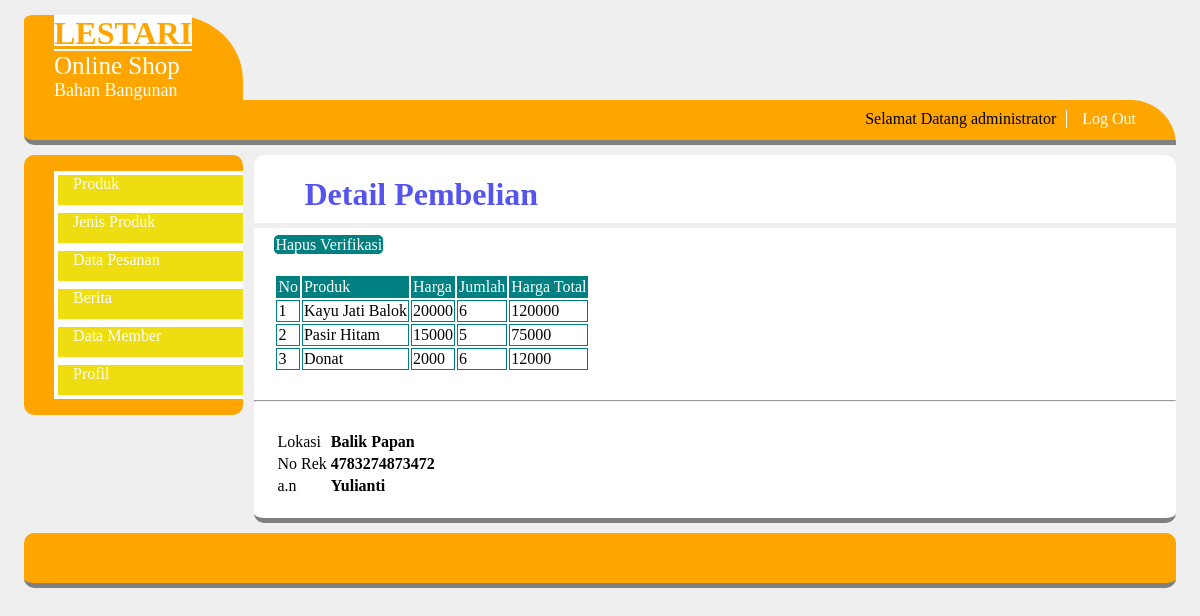
/master/karyawan/index.php?module=detail&id=33 (signed in), run on the app's committed database.
### tables this page shows
CREATE TABLE IF NOT EXISTS `tb_user` (
  `USERNAME` varchar(50) NOT NULL,
  `PASSWORD` varchar(100) DEFAULT NULL,
  `NAMA` varchar(30) DEFAULT NULL,
  `TMP_LAHIR` varchar(30) DEFAULT NULL,
  `TGL_LAHIR` date DEFAULT NULL,
  `JK` char(1) DEFAULT NULL,
  `ALAMAT` varchar(50) DEFAULT NULL,
  `KOTA` varchar(20) DEFAULT NULL,
  `LEVEL` varchar(20) DEFAULT NULL
);

CREATE TABLE IF NOT EXISTS `tb_detail` (
`ID_D` int(11) NOT NULL,
  `ID_T` int(11) DEFAULT NULL,
  `ID_P` int(11) DEFAULT NULL,
  `JUMLAH` int(11) DEFAULT NULL,
  `TOTAL_D` int(11) DEFAULT NULL
);

CREATE TABLE IF NOT EXISTS `tb_produk` (
`ID_P` int(11) NOT NULL,
  `ID_J` int(11) DEFAULT NULL,
  `NAMA_P` varchar(50) DEFAULT NULL,
  `KETERANGAN_P` text,
  `GAMBAR_P` varchar(50) DEFAULT NULL,
  `HARGA_P` int(11) DEFAULT NULL
);

CREATE TABLE IF NOT EXISTS `tb_transaksi` (
`ID_T` int(11) NOT NULL,
  `USERNAME` varchar(50) DEFAULT NULL,
  `TGL_T` datetime DEFAULT NULL,
  `TOTAL_T` int(11) DEFAULT NULL,
  `STATUS` int(11) DEFAULT NULL,
  `lokasi` varchar(100) DEFAULT NULL,
  `norek` varchar(50) DEFAULT NULL,
  `an` varchar(50) DEFAULT NULL,
  `bayar` varchar(50) DEFAULT NULL,
  `status_pengiriman` varchar(20) DEFAULT NULL
);

### master/karyawan/detail.php (the view, shortened to what this page needs)
<h1>Detail Pembelian</h1>
<hr size="5" color="#eee">
<?php
	$id =$_GET["id"];
	$select_trans=mysql_query("select * from tb_transaksi where ID_T='$id'");
	$data_trans=mysql_fetch_array($select_trans);
	$status=$data_trans["STATUS"];
	switch ($status) {
			?>
	 		<?php
		case '1':
			?>
	 		<a href="?module=detail&act=hapusverifikasi&id=<?php echo $id;?>" class="tambah">Hapus Verifikasi</a>
	 		<?php
			break;
	}
			?>
			<?php
			$sel=mysql_query("select * from tb_transaksi where ID_T='$id'");
	    	$data_t=mysql_fetch_array($sel);
	?>
	<table>
	<tr>
		<td class="htable">No</td>
		<td class="htable">Produk</td>
		<td class="htable">Harga</td>
		<td class="htable">Jumlah</td>
		<td class="htable">Harga Total</td>
	</tr>
	<?php
		$select=mysql_query("select * from tb_detail where ID_T='$id'");
		$no=0;
		while($data_detail=mysql_fetch_array($select)){
			$no++;
			$id_pro=$data_detail["ID_P"];
			$select_pro=mysql_query("select * from tb_produk where ID_P='$id_pro'");
			$data_pro=mysql_fetch_array($select_pro);
			?>
			<tr>
				<td class="stable"><?php echo $no;?></td>
				<td class="stable"><?php echo $data_pro['NAMA_P'];?></td>
				<td class="stable"><?php echo $data_pro['HARGA_P'];?></td>
				<td class="stable"><?php echo $data_detail['JUMLAH'];?></td>
				<td class="stable"><?php echo $data_detail['TOTAL_D'];?></td>
			</tr>
			<?php
		}
	?>
	</table>
	<hr>
	<table>
		<tr>
			<td>Lokasi</td>
			<td><b><?php echo $data_t['lokasi']; ?></b></td>
		</tr>
		<tr>
			<td>No Rek</td>
			<td><b><?php echo $data_t['norek']; ?></b></td>
		</tr>
		<tr>
			<td>a.n</td>
			<td><b><?php echo $data_t['an']; ?></b></td>
		</tr>
	</table>

### master/nav.php (shortened to what this page needs)
<?php
	$id=$_SESSION ['username'];
	$select_user=mysql_query("select * from tb_user where USERNAME='$id'");
	$data_user=mysql_fetch_array($select_user);
?>
<ul>
	<li>Selamat Datang <?php echo $data_user['NAMA'];?></li>
	<li><a href="../logout.php">Log Out</a></li>
</ul>

### css/style.css (style rules this page uses)
body { background: #efefef; width: 96%; height:auto; margin:auto; }
h1 { padding-left: 50px; color:#5555ee; margin-bottom:10px; }
#menu ul { float:right; list-style:none; margin:15px; font-family:verdana; }
#menu ul li { margin-right:10px; margin-top:-5px; float:left; }
#menu ul li a { display:block; text-decoration:none; font-size:16px; color:white; padding:0 15px; border-left:1px solid white; }
table { padding: 20px; }
a { text-decoration: none; }
.tambah { margin-left: 20px; list-style: none; text-decoration: none; border-radius: 5px; border: 1px solid teal; color: white; background: teal; }
.stable { border: 1px solid teal; }
.htable { border: 1px solid teal; background: teal; color: white; }

### data on the page
tb_user: NAMA "administrator"
tb_detail: ID_P.NAMA_P "Kayu Jati Balok", ID_P.HARGA_P "20000", JUMLAH "6", TOTAL_D "120000"
tb_detail: ID_P.NAMA_P "Pasir Hitam", ID_P.HARGA_P "15000", JUMLAH "5", TOTAL_D "75000"
tb_detail: ID_P.NAMA_P "Donat", ID_P.HARGA_P "2000", JUMLAH "6", TOTAL_D "12000"
tb_transaksi: lokasi "Balik Papan", norek "4783274873472", an "Yulianti"
